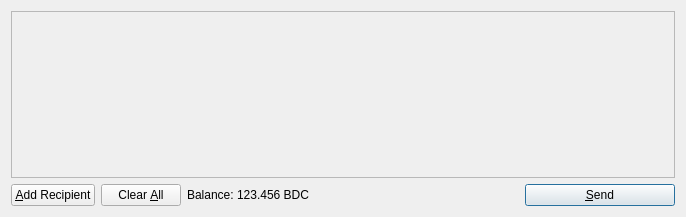
<?xml version="1.0" encoding="UTF-8"?>
<ui version="4.0">
 <class>SendCoinsDialog</class>
 <widget class="QDialog" name="SendCoinsDialog">
  <property name="geometry">
   <rect>
    <x>0</x>
    <y>0</y>
    <width>686</width>
    <height>217</height>
   </rect>
  </property>
  <property name="windowTitle">
   <string>Send Coins</string>
  </property>
  <layout class="QVBoxLayout" name="verticalLayout">
   <item>
    <widget class="QScrollArea" name="scrollArea">
     <property name="widgetResizable">
      <bool>true</bool>
     </property>
     <widget class="QWidget" name="scrollAreaWidgetContents">
      <property name="geometry">
       <rect>
        <x>0</x>
        <y>0</y>
        <width>666</width>
        <height>165</height>
       </rect>
      </property>
      <layout class="QVBoxLayout" name="verticalLayout_2">
       <property name="margin">
        <number>0</number>
       </property>
       <item>
        <layout class="QVBoxLayout" name="entries">
         <property name="spacing">
          <number>6</number>
         </property>
        </layout>
       </item>
       <item>
        <spacer name="verticalSpacer">
         <property name="orientation">
          <enum>Qt::Vertical</enum>
         </property>
         <property name="sizeHint" stdset="0">
          <size>
           <width>20</width>
           <height>40</height>
          </size>
         </property>
        </spacer>
       </item>
      </layout>
     </widget>
    </widget>
   </item>
   <item>
    <layout class="QHBoxLayout" name="horizontalLayout">
     <item>
      <widget class="QPushButton" name="addButton">
       <property name="toolTip">
        <string>Send to multiple recipients at once</string>
       </property>
       <property name="text">
        <string>&amp;Add Recipient</string>
       </property>
       <property name="icon">
        <iconset resource="../bitcoin.qrc">
         <normaloff>:/icons/add</normaloff>:/icons/add</iconset>
       </property>
       <property name="autoDefault">
        <bool>false</bool>
       </property>
      </widget>
     </item>
     <item>
      <widget class="QPushButton" name="clearButton">
       <property name="sizePolicy">
        <sizepolicy hsizetype="Minimum" vsizetype="Fixed">
         <horstretch>0</horstretch>
         <verstretch>0</verstretch>
        </sizepolicy>
       </property>
       <property name="toolTip">
        <string>Remove all transaction fields</string>
       </property>
       <property name="text">
        <string>Clear &amp;All</string>
       </property>
       <property name="icon">
        <iconset resource="../bitcoin.qrc">
         <normaloff>:/icons/remove</normaloff>:/icons/remove</iconset>
       </property>
       <property name="autoRepeatDelay">
        <number>300</number>
       </property>
       <property name="autoDefault">
        <bool>false</bool>
       </property>
      </widget>
     </item>
     <item>
      <layout class="QHBoxLayout" name="horizontalLayout_2">
       <property name="spacing">
        <number>3</number>
       </property>
       <item>
        <widget class="QLabel" name="label">
         <property name="text">
          <string>Balance:</string>
         </property>
        </widget>
       </item>
       <item>
        <widget class="QLabel" name="labelBalance">
         <property name="cursor">
          <cursorShape>IBeamCursor</cursorShape>
         </property>
         <property name="text">
          <string>123.456 BDC</string>
         </property>
         <property name="textInteractionFlags">
          <set>Qt::LinksAccessibleByMouse|Qt::TextSelectableByKeyboard|Qt::TextSelectableByMouse</set>
         </property>
        </widget>
       </item>
      </layout>
     </item>
     <item>
      <spacer name="horizontalSpacer">
       <property name="orientation">
        <enum>Qt::Horizontal</enum>
       </property>
       <property name="sizeHint" stdset="0">
        <size>
         <width>40</width>
         <height>20</height>
        </size>
       </property>
      </spacer>
     </item>
     <item>
      <widget class="QPushButton" name="sendButton">
       <property name="minimumSize">
        <size>
         <width>150</width>
         <height>0</height>
        </size>
       </property>
       <property name="toolTip">
        <string>Confirm the send action</string>
       </property>
       <property name="text">
        <string>&amp;Send</string>
       </property>
       <property name="icon">
        <iconset resource="../bitcoin.qrc">
         <normaloff>:/icons/send</normaloff>:/icons/send</iconset>
       </property>
       <property name="default">
        <bool>true</bool>
       </property>
      </widget>
     </item>
    </layout>
   </item>
  </layout>
 </widget>
 <resources>
  <include location="../bitcoin.qrc"/>
 </resources>
 <connections/>
</ui>
